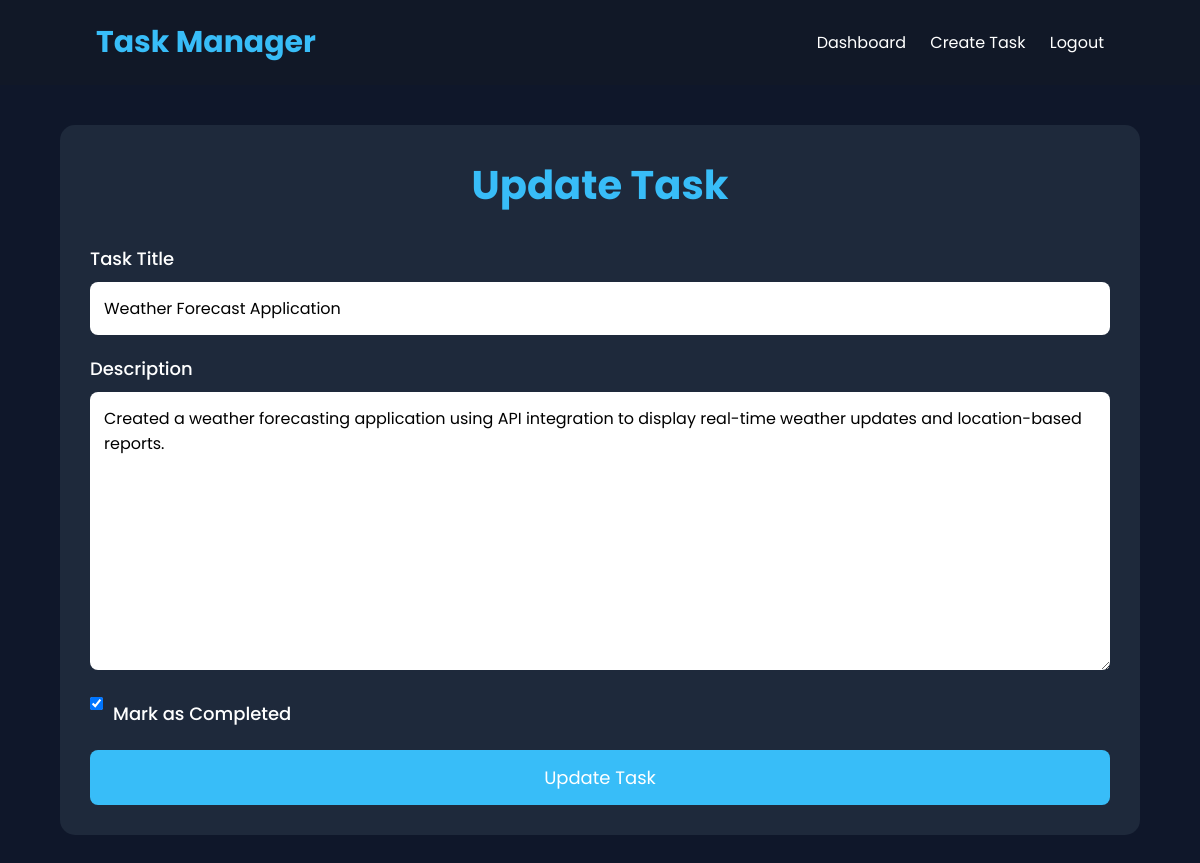
Screenshot of /update-task/5/ (signed in) with the database file from the repository.
### testapp/models.py (models this page shows, shortened)
class Task(models.Model):
    user = models.ForeignKey(User, on_delete=models.CASCADE)
    title = models.CharField(max_length=200)
    description = models.TextField()
    completed = models.BooleanField(default=False)
    created = models.DateTimeField(auto_now_add=True)

### testapp/views.py (the view)
# urls.py: path('update-task/<int:pk>/',views.update_task,name='update_task'),
@login_required(login_url='login')
def update_task(request, pk):
    task = get_object_or_404(
        Task,
        id=pk,
        user=request.user
    )
    if request.method == 'POST':
        form = TaskForm(
            request.POST,
            instance=task
        )
        if form.is_valid():
            form.save()
            return redirect('dashboard')
    else:
        form = TaskForm(instance=task)
    return render(
        request,
        'testapp/update_task.html',
        {'form': form}
    )

### testapp/forms.py
class TaskForm(forms.ModelForm):
    class Meta:
        model = Task
        fields = [
            'title',
            'description',
            'completed'
        ]

### templates/testapp/update_task.html (shortened to what this page needs)
{% extends 'base.html' %}
{% block content %}
<div class="card">
    <h1 class="title">
        Update Task
    </h1>
    <form method="POST">
        <label>Task Title</label>
        {{ form.title }}
        <label>Description</label>
        {{ form.description }}
        <label class="check-label">
            {{ form.completed }}
            Mark as Completed
        </label>
        <button type="submit">
            Update Task
        </button>
    </form>
</div>
{% endblock %}

### static/css/style.css (style rules this page uses)
* { margin:0; padding:0; box-sizing:border-box; font-family:'Poppins',sans-serif; }
body { background:#0f172a; color:white; min-height:100vh; }
.card { background:#1e293b; padding:30px; border-radius:15px; }
.title { text-align:center; margin-bottom:30px; color:#38bdf8; font-size:40px; }
input, textarea, select { width:100%; padding:14px; margin-bottom:20px; border:none; border-radius:8px; outline:none; font-size:16px; }
button { width:100%; padding:14px; border:none; border-radius:8px; background:#38bdf8; color:white; font-size:18px; cursor:pointer; }
label { display:block; margin-bottom:10px; font-size:18px; font-weight:500; }
.check-label { display:flex; align-items:center; gap:10px; margin-bottom:20px; }
.check-label input { width:auto; }

### rows the page displays
Task: title "Weather Forecast Application", description "Created a weather forecasting application using API integration to display real-time weather updates and location-based reports.", completed "☑"
